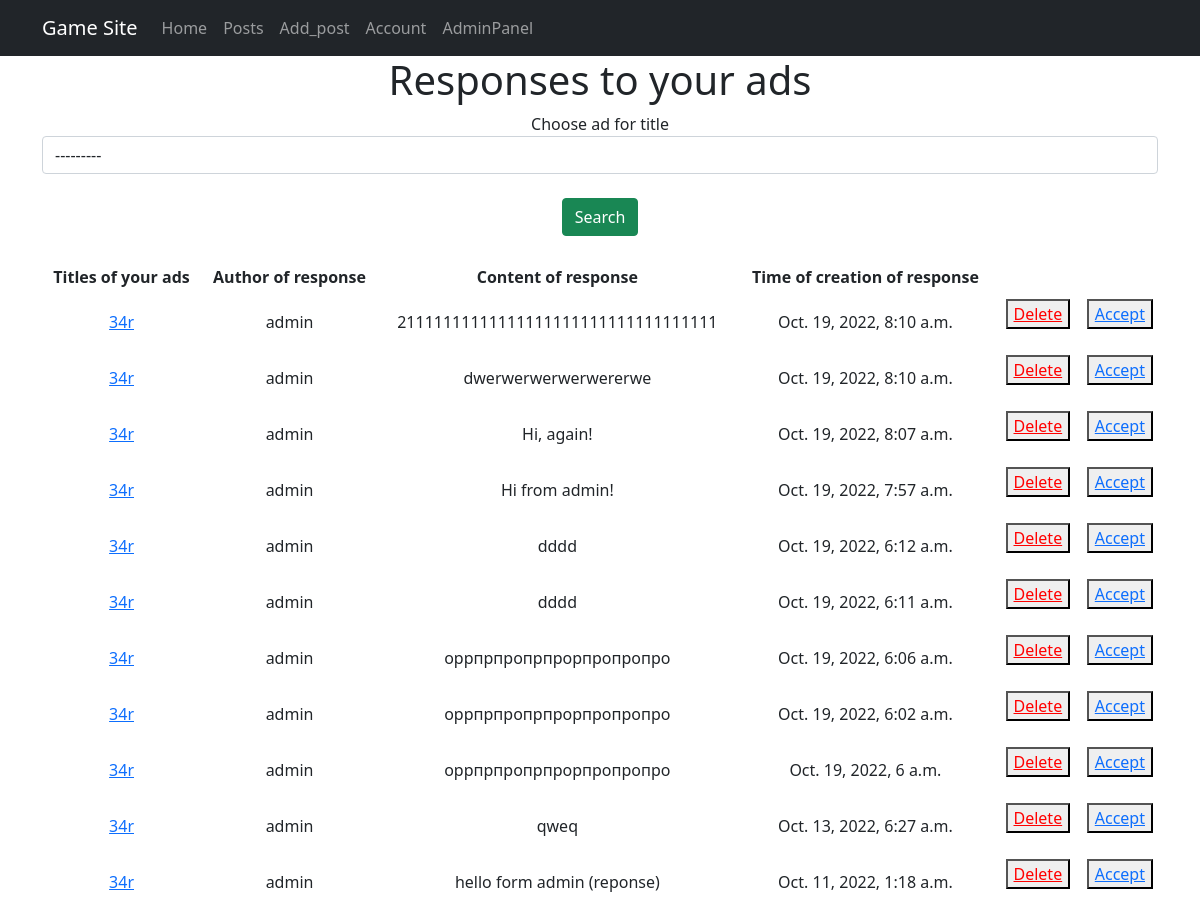
/responses/ (signed in), run on an earlier commit of the app's database.
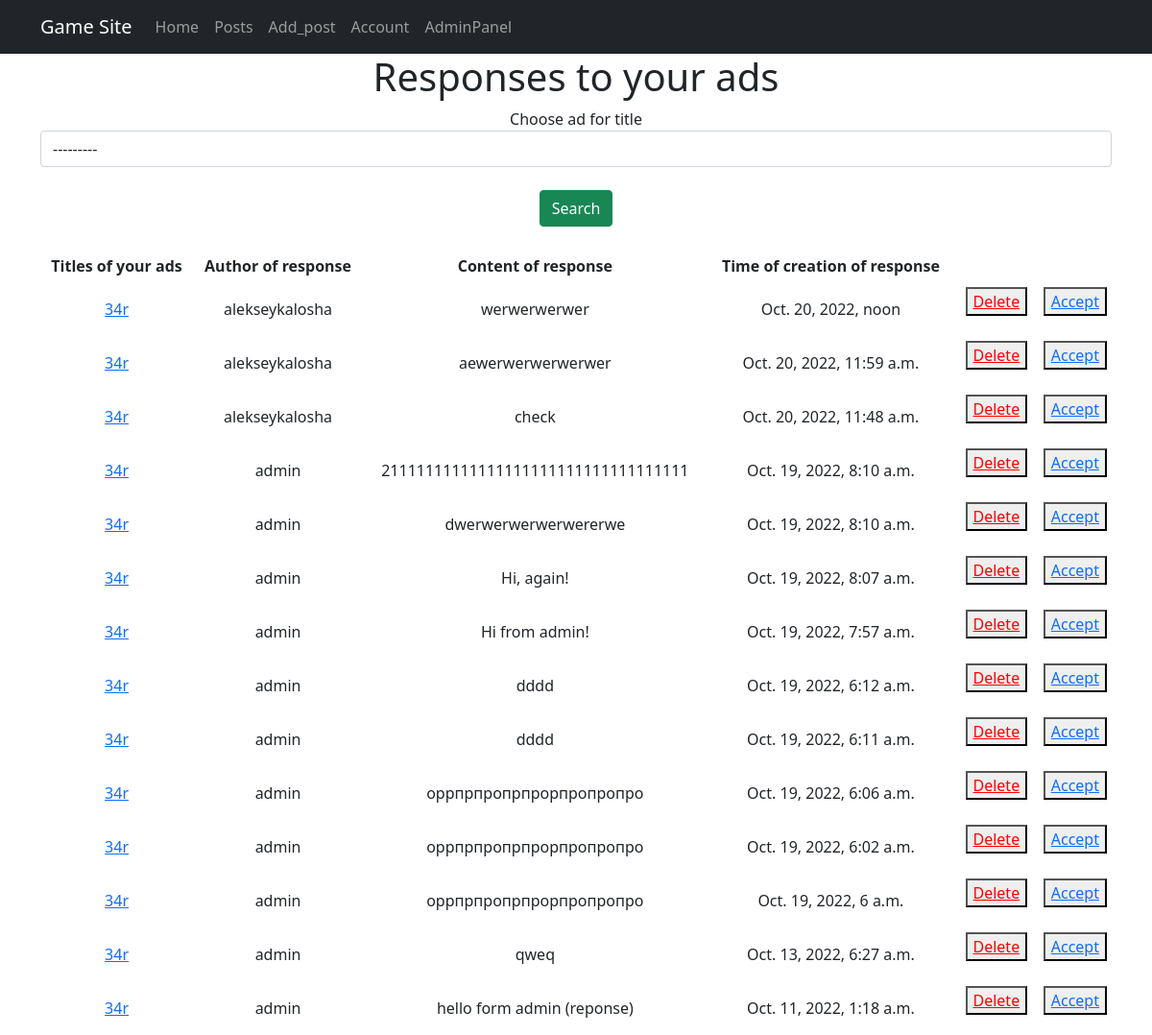
And on a later commit of the database.
### ads/models.py (models this page shows, shortened)
class Response(models.Model):
    author = models.ForeignKey(User, on_delete=models.CASCADE, default=None, blank=True)
    text = models.TextField()
    time_of_creation = models.DateTimeField(auto_now_add=True)
    post = models.ForeignKey(
        Post,
        on_delete=models.CASCADE,
        default=None,
        blank=True,
        related_name='response'
    )
    status = models.BooleanField(default=False)

class Post(models.Model):
    TYPE = (
        ('tank', 'Танки'),
        ('heal', 'Хилы'),
        ('dd', 'ДД'),
        ('buyers', 'Торговцы'),
        ('gildmaster', 'Гилдмастеры'),
        ('quest', 'Квестгиверы'),
        ('smith', 'Кузнецы'),
        ('tanner', 'Кожевники'),
        ('potion', 'Зельевары'),
        ('spellmaster', 'Мастера заклинаний'),
    )
    author = models.ForeignKey(User, on_delete=models.CASCADE, default=None, blank=True)
    title = models.CharField(max_length=64, unique=True)
    category = models.CharField(max_length=16, choices=TYPE, default='tank')
    content = RichTextUploadingField(blank=True, null=True)
    def __str__(self):
        return f'{self.title}: {self.author}'

### ads/views.py (the view)
# urls.py: path('responses/', ResponsesView.as_view(), name='responses'),
class ResponsesView(FilterView):
    model = Response
    filterset_class = ResponseFilter
    template_name = 'ads/responses.html'
    context_object_name = 'responses'
    ordering = ['-time_of_creation']
    def get_context_data(self, *, object_list=None, **kwargs):
        context = super().get_context_data(**kwargs)
        user = self.request.user
        context['user'] = user
        responses_to_current_users_posts = Response.objects.filter(post__author=user)
        context['responses_to_current_users_posts'] = responses_to_current_users_posts
        return context

### ads/filters.py (called while the page is built)
def get_post_queryset(request):
    queryset = Post.objects.filter(author=request.user)
    return queryset

### templates/ads/responses.html (shortened to what this page needs)
{% extends 'index.html' %}
{% load crispy_forms_tags %}
{% block content %}
<h1> Responses to your ads </h1>
<form method="GET">
    {{ filter.form|crispy }}
    <br>
    <button type="submit" class="btn btn-success">Search</button>
</form>
<br>
{% if responses_to_current_users_posts %}
<table align="center">
    <thead>
    <th>
        <b>
            Titles of your ads
        </b>
    </th>
    <th>
        <b> Author of response </b>
    </th>
    <th>
        <b> Content of response </b>
    </th>
    <th>
        <b> Time of creation of response  </b>
    </th>
    </thead>
    {% for response in filter.qs %}
    {% if response.post.author == user %}
    <tr>
        <td>
            <a href="{% url 'post_detail' response.post.id %}">{{ response.post.title }}</a>
        </td>
        <td>
            {{ response.author }}
        </td>
        <td>
            {{ response.text }}
        </td>
        <td>
            {{ response.time_of_creation }}
        </td>
        <td>
            <p align="right">
                <button>
                    <a href="{% url 'response_delete' response.id %}" style="color:#FF0000">Delete</a>
                </button>
                <br>
            </p>
        </td>
        <td>
            <p align="right">
                <button>
                    <a href="accept_response/?pk={{ response.id }}">Accept</a>
                </button>
            </p>
        </td>
    </tr>
    {% endif %}
    {% endfor %}
</table>
{% else %}
<h2>На данный момент нет откликов на ваши объявления</h2>
{% endif %}
{% endblock content %}

### templates/index.html (shortened to what this page needs)
<!DOCTYPE html>
<html lang="en">
    <head>
        {% load static %}
        <link href="{% static 'css/styles.css'%}" rel="stylesheet" />
    </head>
    <body>
        <nav class="navbar navbar-expand-lg navbar-dark bg-dark static-top">
            <div class="container">
                <a class="navbar-brand" href="#">Game Site</a>
                <div class="collapse navbar-collapse" id="navbarResponsive">
                    <ul class="navbar-nav ml-auto">
                        <li class="nav-item">
                            <a class="nav-link" href="/">Home</a>
                        </li>
                        <li class="nav-item">
                            <a class="nav-link" href="/posts/">Posts</a>
                        </li>
                        <li class="nav-item">
                            <a class="nav-link" href="/add_post/">Add_post</a>
                        </li>
                        <li class="nav-item">
                            <a class="nav-link" href="/profile/">Account</a>
                        </li>
                        <li class="nav-item">
                            <a class="nav-link" href="http://127.0.0.1:8000/admin">AdminPanel</a>
                        </li>
                    </ul>
                </div>
            </div>
        </nav>
        <div class="container">
            <div class="row">
                <div class="col-lg-12 text-center">
                    {% block content %}{% endblock content %}
                </div>
            </div>
        </div>
    </body>
</html>

### templates/ads/responses.html (style rules this page uses)
table { width: 100%; background: white; border: 1px; }
td, th { padding: 5px; border: 1px; }

What changed in the data, as far as the page shows it:
added Response: post "34r", author "alekseykalosha", text "werwerwerwer", time_of_creation "Oct. 20, 2022, noon"
added Response: post "34r", author "alekseykalosha", text "aewerwerwerwerwer", time_of_creation "Oct. 20, 2022, 11:59 a.m."
added Response: post "34r", author "alekseykalosha", text "check", time_of_creation "Oct. 20, 2022, 11:48 a.m."
